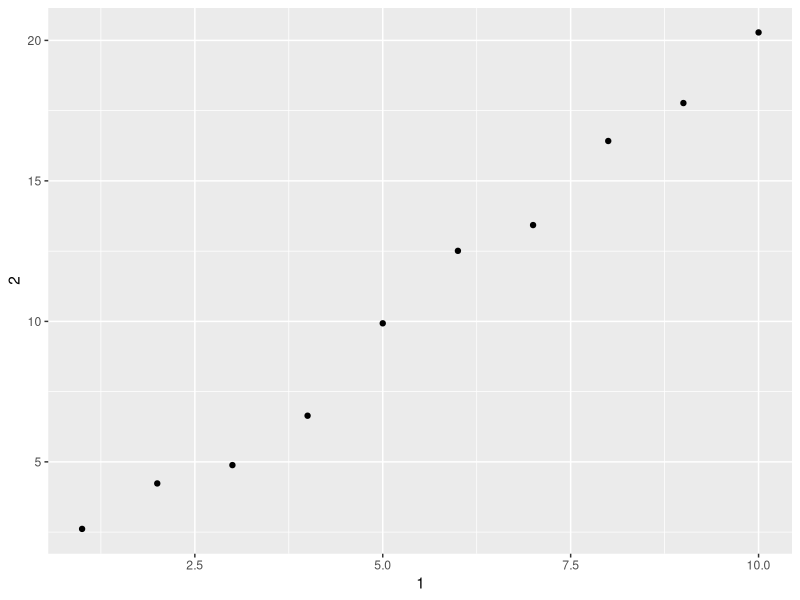

Write the R code that produced this figure.
## ---- chunk 1
library(tidyverse)
## ---- chunk 2
mtcars
## ---- chunk 3
mtcars_tbl <- as_tibble(mtcars)
mtcars_tbl
## ---- chunk 4
df <- data.frame(abc = 1, xyz = "a")
df$x
df[, "xyz"]
df[, c("abc", "xyz")]
## ---- chunk 5
df <- tibble(abc = 1, xyz = "a")
df$x
df[, "xyz"]
df[, c("abc", "xyz")]
## ---- chunk 6
var <- "mpg"
mtcars_tbl$var
## ---- chunk 7
mtcars_tbl[[var]]
## ---- chunk 8
annoying <- tibble(
  `1` = 1:10,
  `2` = `1` * 2 + rnorm(length(`1`))
)

# Answers
annoying$`1`
annoying %>%
  ggplot(aes(x = `1`, y = `2`)) +
    geom_point()
annoying2 <- annoying %>%
  mutate(`3` = `2` / `1`)
annoying2
annoying3 <- annoying2 %>%
  rename("one" = `1`, "two" = `2`, "three" = `3`)
annoying3
## ---- chunk 9
?enframe
enframe(1:3)
enframe(c(a = 5, b = 7))
## ---- chunk 10
package?tibble
